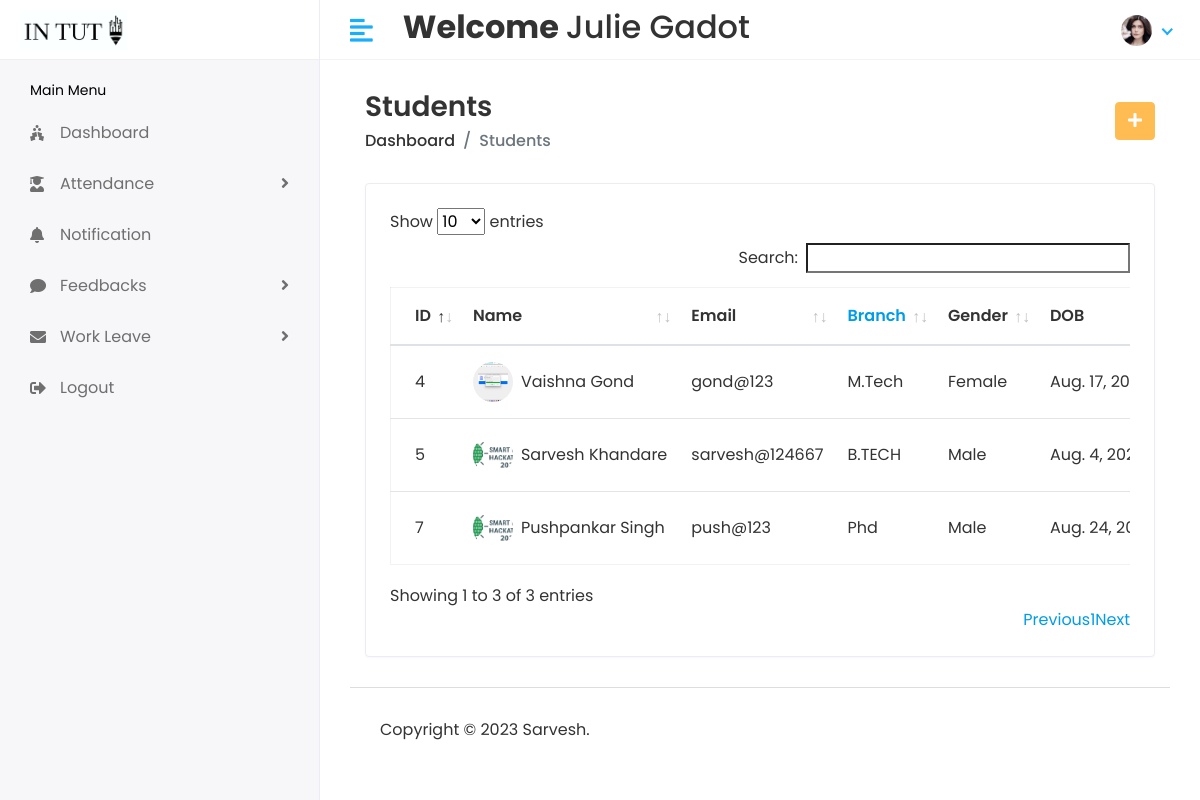
The app's page /Hod/student (signed in) with its own data.
### stuapp/models.py (models this page shows, shortened)
class CustomUser(AbstractUser):
    USER={
        (1,'HOD'),(2,'STAFF'),(3,'STUDENT')
    }
    user_type=models.CharField(choices=USER,max_length=100,default=1)
    profile_pic=models.ImageField(upload_to='media/profile_pic')

class Student(models.Model):
    admin=models.OneToOneField(CustomUser,on_delete=models.CASCADE)
    address=models.TextField()
    gender=models.CharField(max_length=100)
    branch_id=models.ForeignKey(Branch,on_delete=models.DO_NOTHING)
    acad_year_id=models.ForeignKey(Acad_year,on_delete=models.DO_NOTHING)
    created_at=models.DateTimeField(auto_now_add=True)
    updated_at=models.DateField(auto_now=True)
    studentmob=models.CharField(max_length=100,default="0")
    parentmob=models.CharField(max_length=100,default="0")
    dob=models.DateField(default=datetime.now)

class Branch(models.Model):
    name=models.CharField(max_length=100)
    created_at=models.DateTimeField(auto_now_add=True)
    updated_at=models.DateTimeField(auto_now=True)

### student/hodviews.py (the view)
# urls.py: path('Hod/student',hodviews.studentlist,name='studentlist'),
@login_required(login_url='/')
def studentlist(request):
    student =Student.objects.all()
    dict={
        'student':student
    }
    return render(request,'hod/studentlist.html',dict)

### templates/hod/studentlist.html (shortened to what this page needs)
{% extends 'base.html' %}
{% block content %}
{% load static %}
<div class="content container-fluid">
   <div class="page-header">
      <div class="row align-items-center">
         <div class="col">
            <h3 class="page-title">Students</h3>
            <ul class="breadcrumb">
               <li class="breadcrumb-item"><a href="{% url 'hodhome'%}">Dashboard</a></li>
               <li class="breadcrumb-item active">Students</li>
            </ul>
         </div>
         <div class="col-auto text-right float-right ml-auto">
            <a href="{% url 'addstudent'%}" class="btn btn-primary"><i class="fas fa-plus"></i></a>
         </div>
      </div>
   </div>
   <div class="row">
      <div class="col-sm-12">
         <div class="card card-table">
            <div class="card-body">
               <div class="table-responsive">
                  <table id="table_id" class="table table-hover table-center mb-0">
                     <thead>
                        <tr>
                           <th>ID</th>
                           <th>Name</th>
                           <th>Email</th>
                           <th><a href="{% url 'branchlist'%}">Branch</a></th>
                           <th>Gender</th>
                           <th>DOB</th>
                        </tr>
                     </thead>
                     <tbody>
                        {% for i in student %}
                        <tr>
                           <td>{{i.id}}</td>
                           <td>
                              <h2 class="table-avatar">
                                 <a href="{% url 'viewstudent' i.id %}" class="avatar avatar-sm mr-2"><img class="avatar-img rounded-circle" src="/{{i.admin.profile_pic}}" alt="User Image"></a>
                                 <a href="{% url 'viewstudent' i.id %}">{{i.admin.first_name}}&nbsp;{{i.admin.last_name}}</a>
                              </h2>
                           </td>
                           <td>{{i.admin.email}}</td>
                           <td>{{i.branch_id.name}}</td>
                           <td>{{i.gender}}</td>
                           <td>{{i.dob}}</td>
                        </tr>
                        {% endfor %}
                     </tbody>
                  </table>
               </div>
            </div>
         </div>
      </div>
   </div>
</div>
{% endblock %}

### templates/base.html (shortened to what this page needs)
<!DOCTYPE html>
<html lang="en">
{% load static %}
   <head>
      <link rel="stylesheet" href="{% static 'assets/plugins/bootstrap/css/bootstrap.min.css' %}">
      <link rel="stylesheet" href="{% static 'assets/plugins/fontawesome/css/fontawesome.min.css' %}">
      <link rel="stylesheet" href="{% static 'assets/plugins/fontawesome/css/all.min.css' %}">
      <link rel="stylesheet" href="{% static 'assets/css/style.css' %}">
       <link rel="stylesheet" href="{% static 'assets/plugins/datatables/datatables.min.css' %}">
   </head>
   <body>
<div class="main-wrapper">
       {% include 'includes/header.html' %}
         {% include 'includes/sidebar.html' %}
<div class="page-wrapper">
     <div class="content container-fluid">
         {% block content %}
         {% endblock %}
          {% include 'includes/footer.html' %}
      </div>
</div>
   </body>
</html>

### templates/includes/header.html (shortened to what this page needs)
{% load static %}
<div class="header" >
    <div class="header-left" style="background-color:white">
        {% if user.user_type == '1' %}
        <a href="{% url 'hodhome'%}" class="logo container" >
            <img src="{% static 'assets/img/logo1big.png'%}" width="300px" height="100px" alt="Logo">
        </a>
        {% elif user.user_type == '2' %}
        <a href="{% url 'staffhome'%}" class="logo">
            <img src="{% static 'assets/img/logo1big.png'%}" alt="Logo">
        </a>
        {% else %}
        <a href="{% url 'studenthome'%}" class="logo">
            <img src="{% static 'assets/img/logo1big.png'%}" alt="Logo">
        </a>
        {% endif %}
    </div>
    <a href="javascript:void(0);" id="toggle_btn">
        <i class="fas fa-align-left"></i>
    </a>
    <div class="top-nav-search my-2">
        <h2><strong> Welcome </strong> {{user.first_name}} {{user.last_name}} </h2>
    </div>
    <ul class="nav user-menu">
        <li class="nav-item dropdown has-arrow">
            <a href="#" class="dropdown-toggle nav-link" data-toggle="dropdown">
                {% if user.profile_pic == "" %}
                <span class="user-img"><img class="rounded-circle" src="{% static 'assets/img/noimg.jpg' %}" width="31"
                        ></span>
                {% else %}
                <span class="user-img"><img class="rounded-circle" src="/{{user.profile_pic}}" width="31"
                        alt="Ryan Taylor"></span>
                {% endif %}
            </a>
        </li>
    </ul>
</div>

### templates/includes/sidebar.html (shortened to what this page needs)
{% load active_link_tags %}
<div class="sidebar" id="sidebar">
   <div class="sidebar-inner slimscroll">
       <div id="sidebar-menu" class="sidebar-menu">
          {% if user.user_type == '1' %}
          <ul>
             <li class="menu-title" style="color :black;">
                <span>Main Menu</span>
             </li>
             <li class=" {% active_link 'hodhome' 'active'%}" >
                <a href="{% url 'hodhome'%}"><i class="fas fa-holly-berry"></i><span> Dashboard</span> </a>
             </li>
             <li class="submenu {% active_link 'studentlist' 'active'%} {% active_link 'addstudent' 'active'%} ">
                <a href="#"><i class="fas fa-user-graduate"></i> <span> Students</span> <span class="menu-arrow"></span></a>
                <ul>
                   <li><a href="{% url 'studentlist'%}">Student List</a></li>
                   <li><a href="{% url 'addstudent'%}">Student Add</a></li>
                </ul>
             </li>
             <li class="submenu {% active_link 'stafflist' 'active'%} {% active_link 'addstaff' 'active'%} ">
                <a href="#"><i class="fas fa-chalkboard-teacher"></i> <span> Staffs</span> <span class="menu-arrow"></span></a>
                <ul>
                  <li><a href="{% url 'stafflist'%}">Staff List</a></li>
                  <li><a href="{% url 'addstaff'%}">Staff Add</a></li>
                </ul>
             </li>
             <li class="submenu {% active_link 'branchlist' 'active'%} {% active_link 'addbranch' 'active'%} ">
               <a href="#"><i class="fa fa-graduation-cap"></i> <span> Branch</span> <span class="menu-arrow"></span></a>
                <ul>
                   <li><a href="{% url 'branchlist' %}">Branch List</a></li>
                   <li><a href="{% url 'addbranch'%}">Add Branch </a></li>
                </ul>
             </li>
             <li class="submenu {% active_link 'subjectlist' 'active'%} {% active_link 'addsubject' 'active'%} ">
               <a href="#"><i class="fas fa-book-reader"></i> <span> Subjects</span> <span class="menu-arrow"></span></a>
                <ul>
                   <li><a href="{% url 'subjectlist'%}">Subject List</a></li>
                   <li><a href="{% url 'addsubject' %}">Add Subject </a></li>
                </ul>
             </li>
             <li class="submenu {% active_link 'academiclist' 'active'%} {% active_link 'addacademic' 'active'%}">
               <a href="#"><i class="fa fa-clock"></i> <span> Academic Year</span> <span class="menu-arrow"></span></a>
                <ul>
                   <li><a href="{% url 'academiclist'%}">Academic Year List</a></li>
                   <li><a href="{% url 'addacademic'%}"> Add Academic Year</a></li>
                </ul>
             </li>
             <li class="submenu {% active_link 'staffnotification' 'active'%} {% active_link 'studentnotification' 'active'%}">
               <a href="#"><i class="fa fa-bell"></i> <span> Send Notifications</span> <span class="menu-arrow"></span></a>
                <ul>
                   <li><a href="{% url 'staffnotification'%}"><i class="fas fa-chalkboard-teacher"> </i><span> Send Notifications (Staff)</span> </a></li>
                   <li><a href="{% url 'studentnotification'%}"><i class="fas fa-user-graduate"> </i><span> Send Notifications (Student)</span> </a></li>
                </ul>
             </li>
             <li >
               <a href="{% url 'hodattendance'%}"><i class="fas fa-comments"></i> <span> View Student Attendance</span> </a>
            </li>
             <li >
               <a href="{% url 'stfeedback'%}"><i class="fas fa-comments"></i> <span> Student Feedback</span> </a>
            </li>
             <li  class=" {% active_link 'hodstudentleave' 'active' %}">
               <a href="{% url 'hodstudentleave'%}"><i class="fas fa-user-graduate"></i> <span> Student Leave</span> </a>
            </li>
            <li >
               <a href="{% url 'sfeedback'%}"><i class="fas fa-comments"></i> <span> Staff Feedback</span> </a>
            </li>
             <li  class=" {% active_link 'hodstaffleave' 'active' %}">
                <a href="{% url 'hodstaffleave'%}"><i class="fas fa-envelope"></i> <span> Staff Leave</span> </a>
             </li>
             <li >
                <a href="{% url 'dologout'%}"><i class="fas fa-sign-out-alt"></i> <span> Logout</span> </a>
             </li>
            </ul>
            {% elif user.user_type == '2' %}
            <ul>
               <li class="menu-title" style="color :black;">
                  <span>Main Menu</span>
               </li>
               <li class=" {% active_link 'staffhome' 'active'%}" >
                  <a href="{% url 'staffhome'%}"><i class="fas fa-holly-berry"></i><span> Dashboard</span> </a>
               </li>
               <li class="submenu {% active_link 'takeattendance' 'active'%} {% active_link 'addstudent' 'active'%} ">
                  <a href="#"><i class="fas fa-user-graduate"></i> <span> Attendance</span> <span class="menu-arrow"></span></a>
               </li>
               <li class=" {% active_link 'notification' 'active'%}" >
                <a href="{% url 'notification'%}"><i class="fas fa-bell "></i> <span> Notification</span> </a>
               </li>
               <li class="submenu {% active_link 'stafffeedback' 'active'%} {% active_link 'stafffeedbacklist' 'active'%} ">
                  <a href="#"><i class="fas fa-comment"></i> <span> Feedbacks</span> <span class="menu-arrow"></span></a>
               <li class="submenu {% active_link 'staffleave' 'active'%} {% active_link 'leavelist' 'active'%} ">
                  <a href="#"><i class="fas fa-envelope"></i> <span> Work Leave</span> <span class="menu-arrow"></span></a>
               <li >
                  <a href="{% url 'dologout'%}"><i class="fas fa-sign-out-alt"></i> <span> Logout</span> </a>
               </li>
            </ul>
            {% endif %}
         </div>
    </div>
 </div>

### templates/includes/footer.html
<footer>
    <p>Copyright © 2023 Sarvesh.</p>
</footer>

### records on screen
CustomUser: first_name "Julie", last_name "Gadot", profile_pic (picture)
Student: id "4", admin.profile_pic (picture), admin.first_name "Vaishna", admin.last_name "Gond", admin.email "gond@123", branch_id.name "M.Tech", gender "Female", dob "Aug. 17,…"
Student: id "5", admin.profile_pic (picture), admin.first_name "Sarvesh", admin.last_name "Khandare", admin.email "sarvesh@124667", branch_id.name "B.TECH", gender "Male", dob "Aug. 4,…"
Student: id "7", admin.profile_pic (picture), admin.first_name "Pushpankar", admin.last_name "Singh", admin.email "push@123", branch_id.name "Phd", gender "Male", dob "Aug. 24,…"
